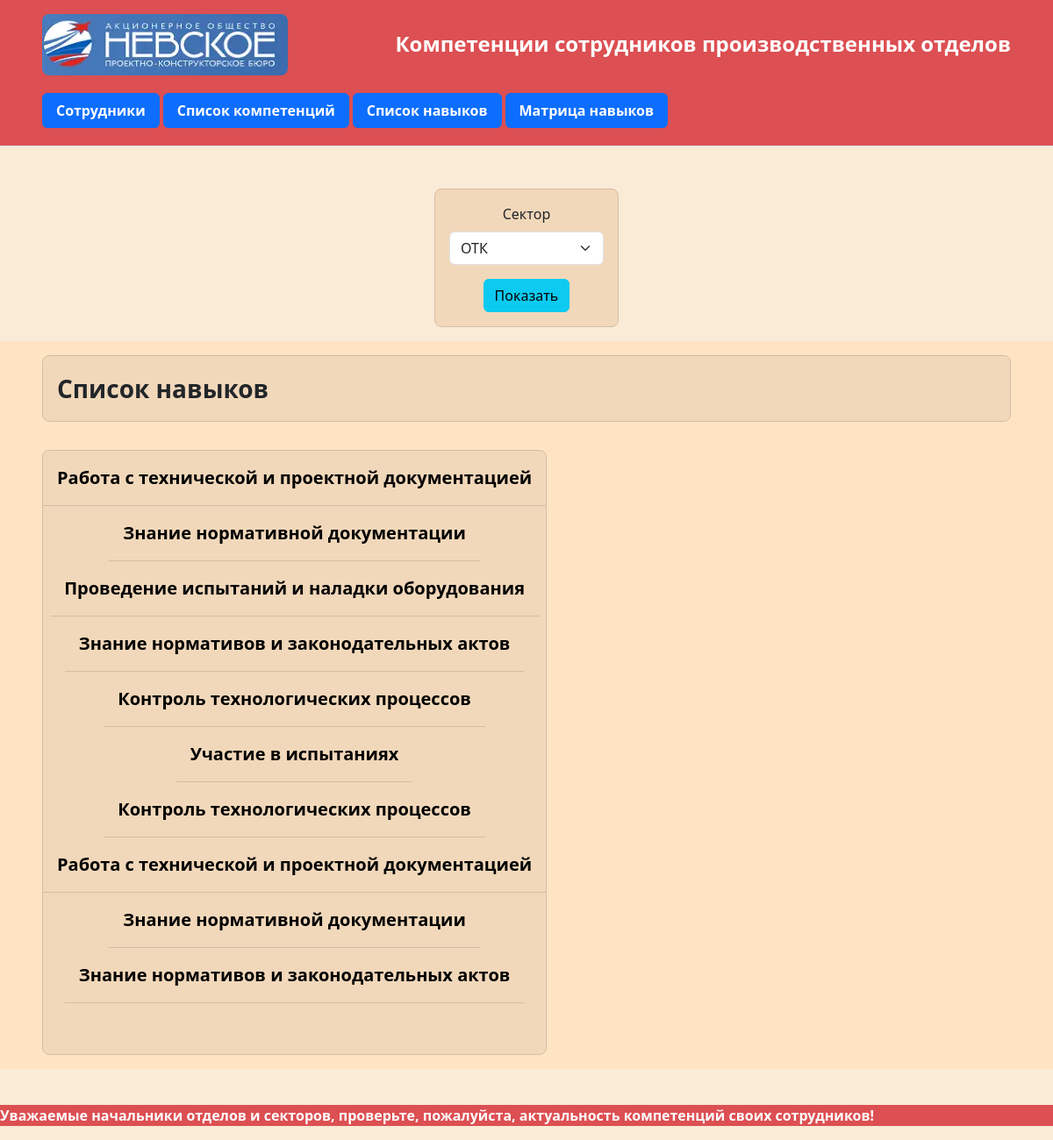
Screenshot of /skills/skill-table/?sector=2 with the database file from the repository.
### skills/models.py (models this page shows, shortened)
class EmpSkill(models.Model):
    objects = models.Manager()
    employee = models.ForeignKey("employees.Employee", on_delete=models.CASCADE, verbose_name="Сотрудник", blank=True, null=True)
    skill = models.ForeignKey("Skill", on_delete=models.CASCADE, verbose_name="Навык")
    skill_level = models.PositiveIntegerField(verbose_name="Уровень владения")
    sector = models.ForeignKey("departments.Sector", on_delete=models.CASCADE, verbose_name="Сектор")

class Skill(NameMixin, models.Model):
    class Meta:
        verbose_name = "Навык"
        verbose_name_plural = "Навыки"

### skills/views.py (the view)
# urls.py: path("skill-table/", SkillTableListView.as_view(), name="skill-table-list"),
class SkillTableListView(ListView):
    model = EmpSkill
    template_name = "skills/skills_table_list.html"
    def get_queryset(self):
        queryset = EmpSkill.objects.all()
        sector = self.request.GET.get("sector")
        if sector:
            queryset = queryset.filter(sector__id=sector).order_by("sector").distinct()
        else:
            queryset = queryset.filter(sector__id=Sector.objects.values_list("id", flat=True).first()).distinct()
        return queryset
    def get_context_data(self, **kwargs):
        context_data = super().get_context_data(**kwargs)
        context_data["sort_filter_form"] = SkillTableSortFilterForm(self.request.GET)
        return context_data

### skills/forms.py
class SkillTableSortFilterForm(forms.Form):
    sector = forms.ModelChoiceField(queryset=Sector.objects.all(), required=False, label="Сектор")

### general/model_mixins.py (called while the page is built)
    def __str__(self):
        return self.name

### skills/templates/skills/skills_table_list.html (shortened to what this page needs)
{% extends 'general/base.html' %}
{% load static %}
{% load crispy_forms_tags %}
{% block 'content' %}
<div class="mt-3 mx-3 d-flex flex-row justify-content-center text-center">
    <form class="itemcolor borderall rounded-3 p-3">
        {{ sort_filter_form|crispy }}
        <button class="btn btn-info">Показать</button>
    </form>
</div>
<div class="secondarycolor">
    <div class="d-flex flex-row flex-wrap align-items-stretch flex-shrink-0 mt-3" style="min-width: 25%; height: 40%; margin-bottom: 2vh;" >
        <span class="fs-3 fw-semibold text-left align-middle my-3 mx-5 p-3 itemcolor borderall rounded-3 w-100">Список навыков</span>
        <div class="mx-5 mb-3">
            <div class="d-flex flex-column align-items-center flex-shrink-0 overflow-auto text-align-center mt-3 itemcolor borderall rounded-3" style="overflow-y: scroll; height: 56vh; max-width: 100%;">
                {% for object in object_list %}
                    <span class="fs-5 fw-semibold pointer p-3 link-body-emphasis borderbottom" onclick="showEmployeesBySkill({{ object.skill.id }}, {{ object.sector.id }})">{{ object.skill.name }}</span>
                {% endfor %}
            </div>
        </div>
    </div>
</div>
{% endblock %}

### general/static/general/css/style.css (style rules this page uses)
.pointer { cursor: pointer; }
.maincolor { background-color: #FAEBD7; }
.secondarycolor { background-color: #FFE4C4; }
.borderbottom { border-top: 0; border-left: 0; border-right: 0; border-bottom: 1px solid #D4BDA3; }
.itemcolor { background-color: #F2D8BA; }
.borderall { border: 1px solid #D4BDA3; }

### rows the page displays
EmpSkill: skill.name "Работа с технической и проектной документацией"
EmpSkill: skill.name "Знание нормативной документации"
EmpSkill: skill.name "Проведение испытаний и наладки оборудования"
EmpSkill: skill.name "Знание нормативов и законодательных актов"
EmpSkill: skill.name "Контроль технологических процессов"
EmpSkill: skill.name "Участие в испытаниях"
EmpSkill: skill.name "Контроль технологических процессов"
EmpSkill: skill.name "Работа с технической и проектной документацией"
EmpSkill: skill.name "Знание нормативной документации"
EmpSkill: skill.name "Знание нормативов и законодательных актов"
